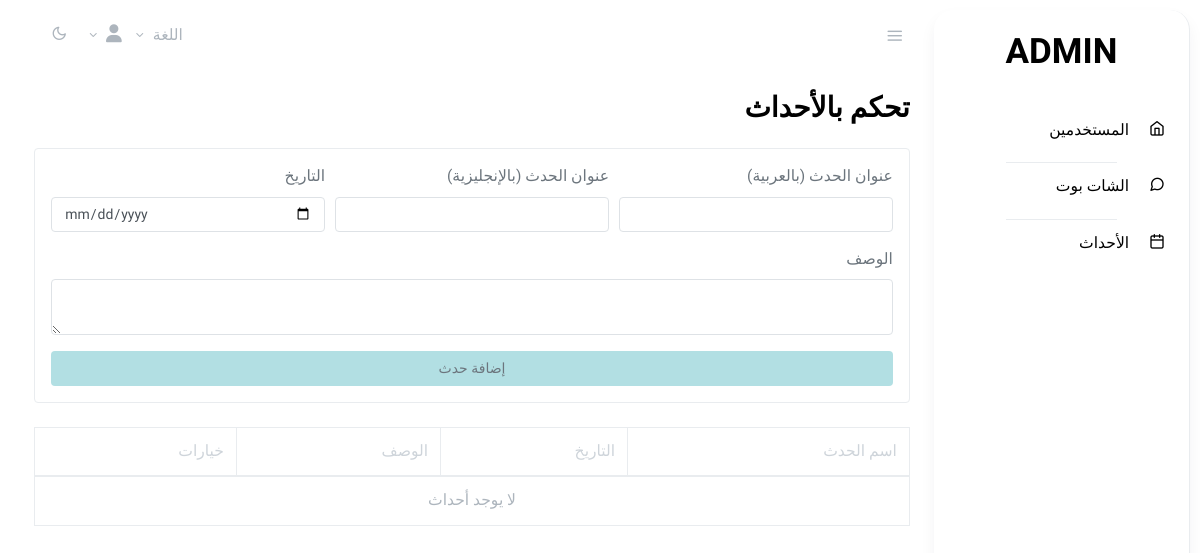
The app's page /ar/admins/events/ (signed in), older data.
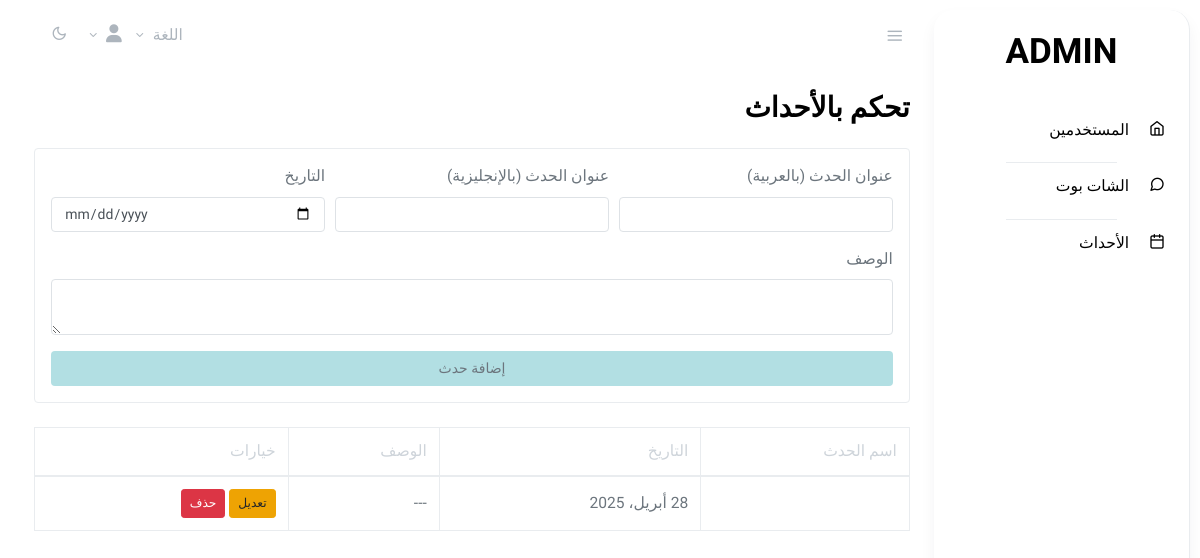
The same page, newer data.
### promotions/models.py (models this page shows, shortened)
class Event(TranslatableModel):
    user = models.ForeignKey(UserProfile, on_delete=models.CASCADE, related_name='events', null=True, blank=True)
    translations = TranslatedFields(
        name=models.CharField(_('Event Name'), max_length=255),
        description=models.TextField(_('Description'), null=True, blank=True),
    )
    date = models.DateField(_('Date'))
    class Meta:
        verbose_name = _('Event')
        verbose_name_plural = _('Events')
        ordering = ['date']

### authentication_app/decorators.py (the view, shortened to what this page needs)
        def wrapper_func(request, *args, **kwargs):
            user_profile = getattr(request.user, 'userprofile', None)
            if request.user.groups.exists():
                user_group = request.user.groups.all()[0].name
                if user_group in allowed_roles:
                    return view_func(request, *args, **kwargs)
            return redirect('login_page')  # Redirect non-logged-in users to login

### administrators/views.py (called while the page is built, shortened)
@login_required
@allowed_users(allowed_roles=['admins'])
def event_control(request):
    events = Event.objects.filter(user__isnull=True).order_by('-date')  # only global events
    return render(request, "admins/event_control.html", {
        "events": events
    })

### templates/admins/event_control.html (shortened to what this page needs)
{% extends "admins/base.html" %}
{% load i18n %}
{% block content %}
<main role="main" class="main-content">
  <div class="container-fluid">
    <h2 class="mb-4">{% trans "Manage Events" %}</h2>
    <form method="POST" class="card p-3 mb-4">
      <div class="form-row">
        <div class="form-group col-md-4">
          <label>{% trans "Event Name (Arabic)" %}</label>
          <input type="text" name="name_ar" class="form-control" required>
        </div>
        <div class="form-group col-md-4">
          <label>{% trans "Event Name (English)" %}</label>
          <input type="text" name="name_en" class="form-control" required>
        </div>
        <div class="form-group col-md-4">
          <label>{% trans "Date" %}</label>
          <input type="date" name="date" class="form-control" required>
        </div>
      </div>
      <div class="form-group">
        <label>{% trans "Description" %}</label>
        <textarea name="description" class="form-control" rows="2"></textarea>
      </div>
      <button type="submit" class="btn btn-block" style="background-color:#b2dfe3;">
        {% trans "Add Event" %}
      </button>
    </form>
    <table class="table table-bordered bg-white">
      <thead>
        <tr>
          <th>{% trans "Event Name" %}</th>
          <th>{% trans "Date" %}</th>
          <th>{% trans "Description" %}</th>
          <th>{% trans "Actions" %}</th>
        </tr>
      </thead>
      <tbody>
        {% for event in events %}
          <tr>
            <td>{{ event.name }}</td>
            <td>{{ event.date }}</td>
            <td>{{ event.description|default:"---" }}</td>
            <td>
              <button class="btn btn-sm btn-warning" data-toggle="modal" data-target="#editModal"
                      onclick="fillEditModal('{{ event.id }}', '{{ event.name|escapejs }}', '{{ event.date }}', '{{ event.description|default:''|escapejs }}')">
                {% trans "Edit" %}
              </button>
              <form method="POST" style="display:inline;">
                <button type="submit" name="action" value="delete" class="btn btn-sm btn-danger"
                        onclick="return confirm('{% trans "Are you sure?" %}')">
                  {% trans "Delete" %}
                </button>
              </form>
            </td>
          </tr>
        {% empty %}
          <tr>
            <td colspan="4" class="text-center text-muted">{% trans "No events yet." %}</td>
          </tr>
        {% endfor %}
      </tbody>
    </table>
  </div>
</main>
{% endblock %}

### templates/admins/base.html (shortened to what this page needs)
{%load static%}
{% load i18n %}
<!doctype html>
<html lang="en">
  <head>
    <link rel="stylesheet" href="https://cdnjs.cloudflare.com/ajax/libs/font-awesome/4.7.0/css/font-awesome.min.css">
    <link rel="stylesheet" href="{% static 'css/simplebar.css'%}">
    <link rel="stylesheet" href="{% static 'css/feather.css' %}">
    <link rel="stylesheet" href="{% static 'css/select2.css'%}">
    <link rel="stylesheet" href="{% static 'css/dropzone.css'%}">
    <link rel="stylesheet" href="{% static 'css/uppy.min.css'%}">
    <link rel="stylesheet" href="{% static 'css/jquery.steps.css'%}">
    <link rel="stylesheet" href="{% static 'css/jquery.timepicker.css'%}">
    <link rel="stylesheet" href="{% static 'css/quill.snow.css'%}">
    <link rel="stylesheet" href="{% static 'css/daterangepicker.css'%}">
    <link rel="stylesheet" href="{% static 'css/app-light.css'%}" id="lightTheme">
    <link rel="stylesheet" href="{% static 'css/app-dark.css'%}" id="darkTheme" disabled>
    <link rel="stylesheet" href="https://cdnjs.cloudflare.com/ajax/libs/toastr.js/latest/toastr.min.css">
  </head>
  <body class="vertical  light {% trans 'dir' %}">
    <div class="wrapper">
      {% load static %}
{% load i18n %}
<nav class="topnav navbar navbar-light">
<button type="button" class="navbar-toggler text-muted mt-2 p-0 mr-3 collapseSidebar">
<i class="fe fe-menu navbar-toggler-icon"></i>
</button>
<ul class="nav">
<li class="nav-item dropdown mt-2 mx-2">
{% get_current_language as CURRENT_LANGUAGE %}
{% get_available_languages as AVAILABLE_LANGUAGES %}
{% get_language_info_list for AVAILABLE_LANGUAGES as languages %}
<a class="nav-link dropdown-toggle text-muted pr-0" href="#" id="navbarDropdownMenuLink" role="button" data-toggle="dropdown" aria-haspopup="true" aria-expanded="false">
    {%trans 'languages'%}
</a>
</li>
<li class="nav-item dropdown mt-2 mx-1">
  <a class="nav-link dropdown-toggle text-muted pr-0 " href="#" id="navbarDropdownMenuLink" role="button" data-toggle="dropdown" aria-haspopup="true" aria-expanded="false">
      <i style="font-size:18px" class="fa">&#xf007;</i>
  </a>
</li>
<li class="nav-item">
<a class="nav-link text-muted my-2" href="#" id="modeSwitcher" data-mode="light">
    <i class="fe fe-sun fe-16"></i>
</a>
</li>
</ul>
</nav>
<aside class="sidebar-left border-right bg-white shadow" id="leftSidebar" data-simplebar>
<nav class="vertnav navbar navbar-light">
<div class="w-100 mb-4 d-flex">
<a class="navbar-brand mx-auto mt-2 flex-fill text-center" href="#">
    <h1>ADMIN</h1>
</a>
</div>
<ul class="navbar-nav flex-fill w-100 mb-2">
    <li class="nav-item w-100">
        <a class="nav-link" href="{% url 'admins.users' %}">
            <i class="fe fe-home fe-16"></i>
            <span class="ml-3 item-text">{% trans 'Users' %}</span><span class="sr-only">(current)</span>
        </a>
    </li>
</ul>
<hr class="my-1 w-50 mx-auto">
<ul class="navbar-nav flex-fill w-100 mb-2">
    <li class="nav-item w-100">
        <a class="nav-link" href="{% url 'admins.chatbot'%}">
          <i class="fe fe-message-circle fe-16"></i>
            <span class="ml-3 item-text">{% trans 'Chatbot' %}</span><span class="sr-only">(current)</span>
        </a>
    </li>
</ul>
<hr class="my-1 w-50 mx-auto">
<ul class="navbar-nav flex-fill w-100 mb-2">
    <li class="nav-item w-100">
        <a class="nav-link"  href="{% url 'admins.events' %}">
          <i class="fe fe-calendar fe-16"></i>
            <span class="ml-3 item-text">{% trans 'Events' %}</span><span class="sr-only">(current)</span>
        </a>
    </li>
</ul>
</nav>
</aside>
        {% block content %}
        {% endblock %}
    </div>
  </body>
</html>

### static/css/simplebar.css (style rules this page uses)
[data-simplebar] { position: relative; flex-direction: column; flex-wrap: wrap; justify-content: flex-start; align-content: flex-start; align-items: flex-start; border-radius: 20px; margin: 10px; overflow: hidden; background-color: #D5F2FE; box-shadow: 0px 8px 20px rgba(0, 0, 0, 0.15); transition: all 0.3s ease-in-out; }

### static/css/feather.css (style rules this page uses)
.fe { font-family: "feather" !important; speak: none; font-style: normal; font-weight: normal; font-variant: normal; text-transform: none; line-height: 1; -webkit-font-smoothing: antialiased; -moz-osx-font-smoothing: grayscale; }
.fe-16 { font-size: 16px; }
.fe-calendar:before { content: ""; }
.fe-home:before { content: ""; }
.fe-menu:before { content: ""; }
.fe-message-circle:before { content: ""; }
.fe-sun:before { content: ""; }

### templates/admins/base.html (style rules this page uses)
body { font-family: "beiruti", sans-serif; font-size }

Row changes from the older to the newer data that the page shows:
added Event: date "28 أبريل، 2025", description "---"
Text that changed along with them:
text no longer shown: "لا يوجد أحداث"
